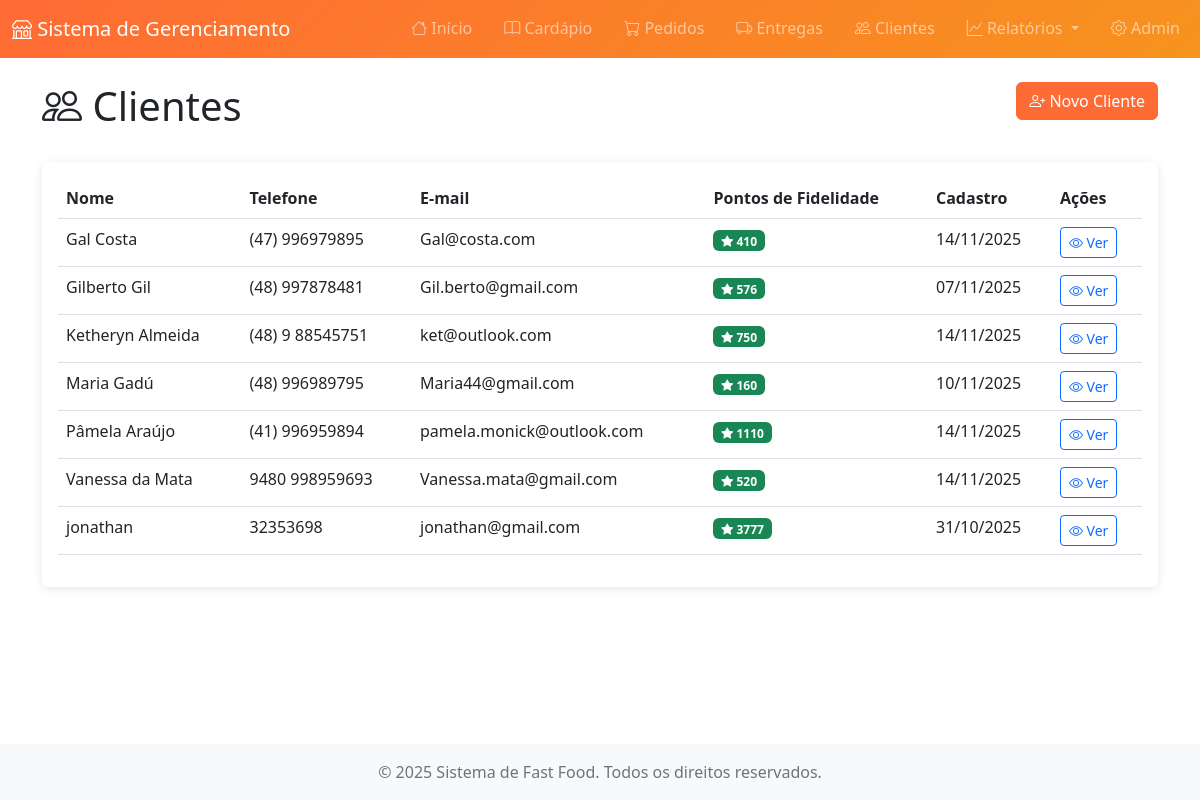
/clientes/, run on the app's committed database.
### customers/models.py (models this page shows, shortened)
class Customer(models.Model):
    name = models.CharField('Nome', max_length=200)
    phone = models.CharField('Telefone', max_length=20)
    email = models.EmailField('E-mail', blank=True)
    address = models.TextField('Endereço')
    loyalty_points = models.IntegerField('Pontos de Fidelidade', default=0)
    referred_by = models.ForeignKey(
        'self',
        on_delete=models.SET_NULL,
        null=True,
        blank=True,
        verbose_name='Indicado por'
    )
    created_at = models.DateTimeField('Criado em', auto_now_add=True)
    class Meta:
        verbose_name = 'Cliente'
        verbose_name_plural = 'Clientes'
        ordering = ['name']

### customers/views.py (the view)
# urls.py: path('', views.customer_list, name='list'),
def customer_list(request):
    customers = Customer.objects.all()
    context = {'customers': customers}
    return render(request, 'customers/customer_list.html', context)

### templates/customers/customer_list.html (shortened to what this page needs)
{% extends 'base.html' %}
{% load static %}
{% block content %}
<div class="row mb-4">
    <div class="col-md-6">
        <h1><i class="bi bi-people"></i> Clientes</h1>
    </div>
    <div class="col-md-6 text-end">
        <a href="{% url 'customers:create' %}" class="btn btn-primary">
            <i class="bi bi-person-plus"></i> Novo Cliente
        </a>
    </div>
</div>
<div class="row">
    <div class="col-12">
        <div class="card">
            <div class="card-body">
                <div class="table-responsive">
                    <table class="table table-hover">
                        <thead>
                            <tr>
                                <th>Nome</th>
                                <th>Telefone</th>
                                <th>E-mail</th>
                                <th>Pontos de Fidelidade</th>
                                <th>Cadastro</th>
                                <th>Ações</th>
                            </tr>
                        </thead>
                        <tbody>
                            {% for customer in customers %}
                                <tr>
                                    <td>{{ customer.name }}</td>
                                    <td>{{ customer.phone }}</td>
                                    <td>{{ customer.email|default:"-" }}</td>
                                    <td>
                                        <span class="badge bg-success">
                                            <i class="bi bi-star-fill"></i> {{ customer.loyalty_points }}
                                        </span>
                                    </td>
                                    <td>{{ customer.created_at|date:"d/m/Y" }}</td>
                                    <td>
                                        <a href="{% url 'customers:detail' customer.pk %}" class="btn btn-sm btn-outline-primary">
                                            <i class="bi bi-eye"></i> Ver
                                        </a>
                                    </td>
                                </tr>
                            {% empty %}
                                <tr>
                                    <td colspan="6" class="text-center">Nenhum cliente cadastrado.</td>
                                </tr>
                            {% endfor %}
                        </tbody>
                    </table>
                </div>
            </div>
        </div>
    </div>
</div>
{% endblock %}

### templates/base.html (style rules this page uses)
:root { --primary-color: #ff6b35; --secondary-color: #f7931e; --dark-color: #2c3e50; }
.btn-primary { background-color: var(--primary-color); border-color: var(--primary-color); }
.card { border: none; box-shadow: 0 2px 10px rgba(0,0,0,0.1); transition: transform 0.2s; }

### data on the page
Customer: name "Gal Costa", phone "(47) 996979895", email "Gal@costa.com", loyalty_points "410", created_at "14/11/2025"
Customer: name "Gilberto Gil", phone "(48) 997878481", email "Gil.berto@gmail.com", loyalty_points "576", created_at "07/11/2025"
Customer: name "Ketheryn Almeida", phone "(48) 9 88545751", email "ket@outlook.com", loyalty_points "750", created_at "14/11/2025"
Customer: name "Maria Gadú", phone "(48) 996989795", email "Maria44@gmail.com", loyalty_points "160", created_at "10/11/2025"
Customer: name "Pâmela Araújo", phone "(41) 996959894", email "pamela.monick@outlook.com", loyalty_points "1110", created_at "14/11/2025"
Customer: name "Vanessa da Mata", phone "9480 998959693", email "Vanessa.mata@gmail.com", loyalty_points "520", created_at "14/11/2025"
Customer: name "jonathan", phone "32353698", email "jonathan@gmail.com", loyalty_points "3777", created_at "31/10/2025"
